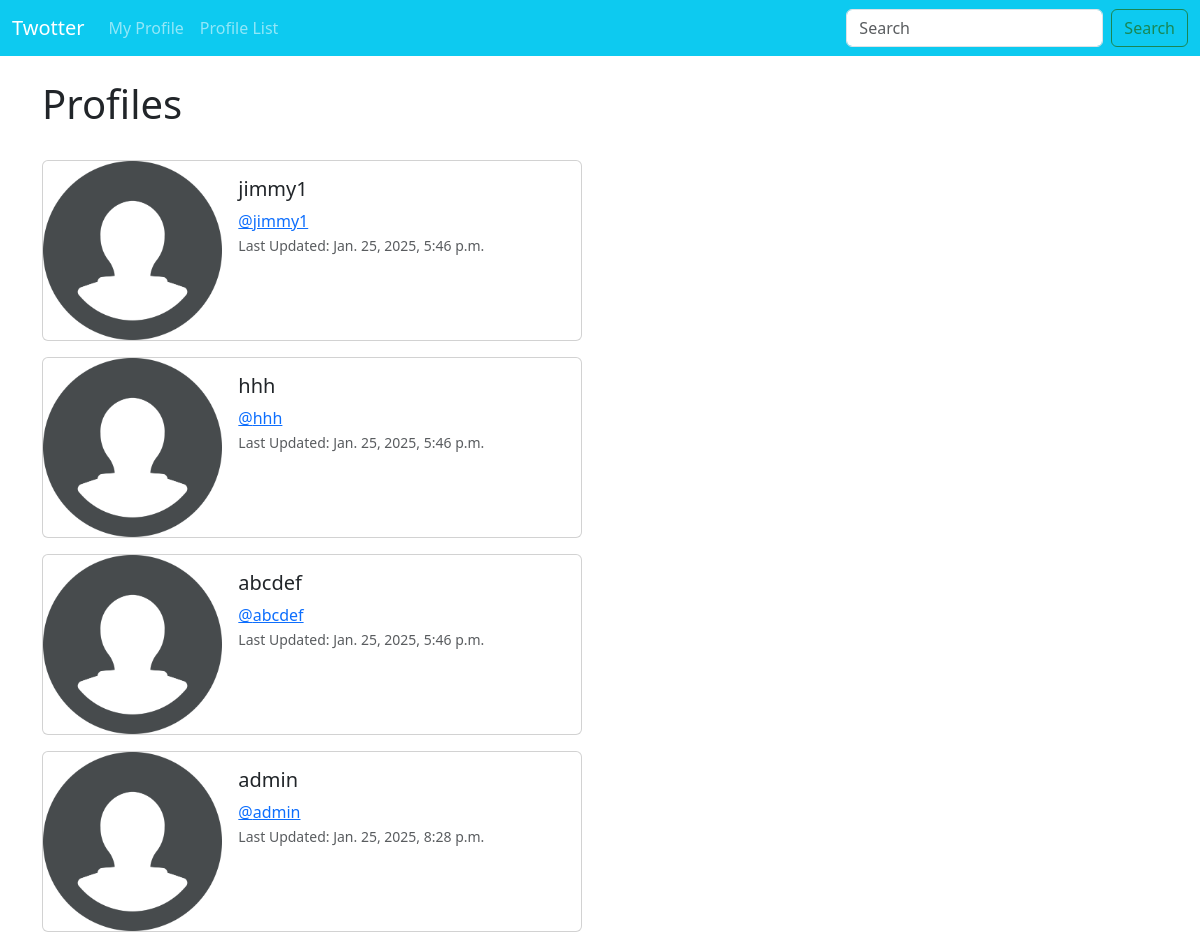
Before: /profile_list/ (signed in) with the older database file.
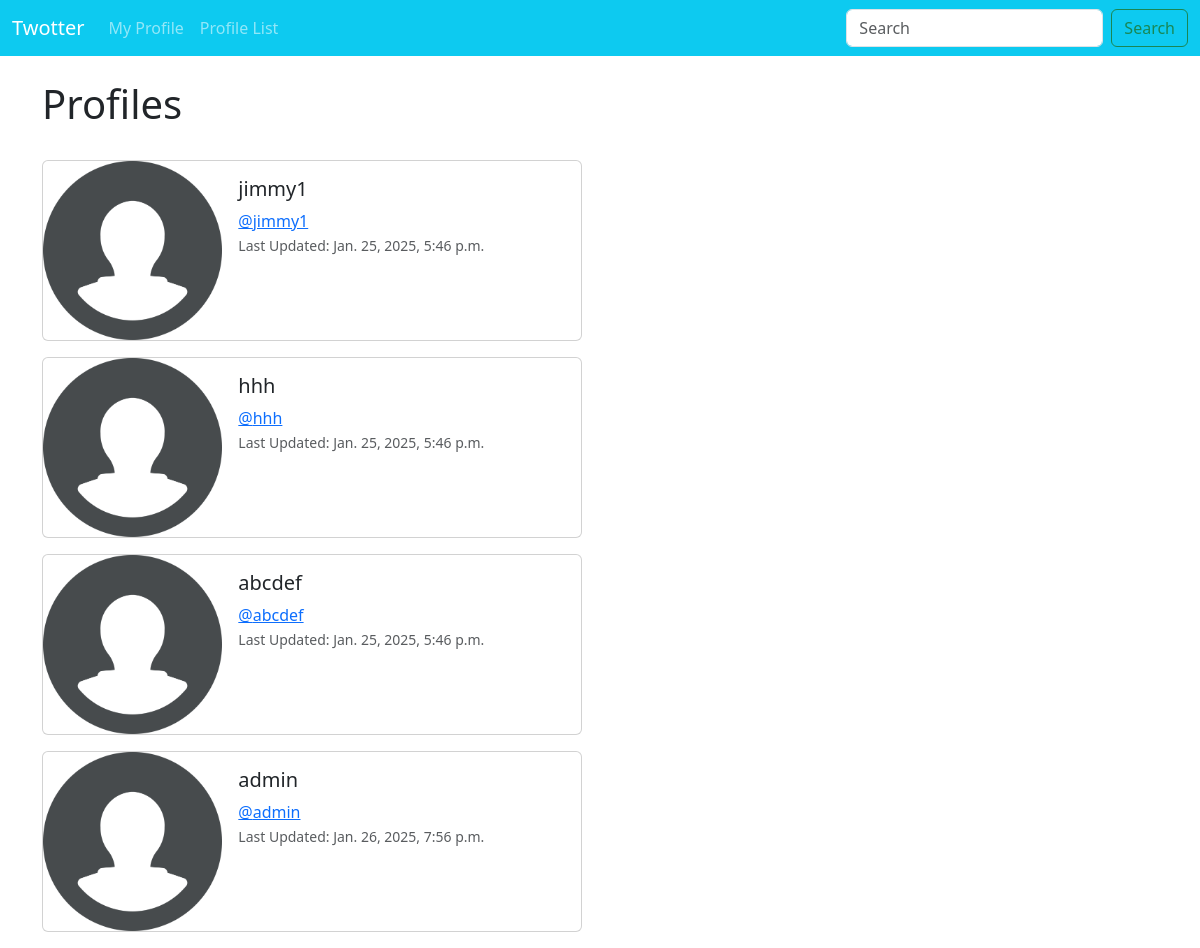
After: the same page with the newer database file.
### social/models.py (models this page shows, shortened)
class Profile(models.Model): #profile model is in every user model
    user = models.OneToOneField(User, on_delete=models.CASCADE) #each user has one unique profile
    follows = models.ManyToManyField("self", #follows contain any amount of other profiles
                                     related_name="followed_by", #so you can see every profile that follows this one
                                     symmetrical=False, #so following doesn't have to go both ways
                                     blank=True) #following can be blank
    date_modified = models.DateTimeField(User, auto_now=True) #last time a profile was modified

### social/views.py (the view)
# urls.py: path('profile_list/',views.profile_list,name="profile_list"),
def profile_list(request):
    if request.user.is_authenticated: #if user is logged in, go to the profile list page
        profiles = Profile.objects.exclude(user=request.user) #sends all profiles except user's profile to be displayed
        return render(request, 'profile_list.html',{'profiles':profiles})
    else: #if not logged in, redirect to home and send a warning message
        messages.success(request, ("You must be logged in to view this page"))
        return redirect('home')

### social/templates/profile_list.html
{% extends 'base.html' %}
{% load static %}
{% block content %}
<br>
<h1>Profiles</h1>
<br>
{% if profiles %}
    {% for profile in profiles %}
        <div class="card mb-3" style="max-width: 540px;">
  <div class="row g-0">
    <div class="col-md-4">
      <img src="{% static 'images/profile-default.png' %}" class="img-fluid rounded-start" alt="...">
    </div>
    <div class="col-md-8">
      <div class="card-body">
        <h5 class="card-title">{{ profile.user.username }}</h5>
        <a href="{% url 'profile' profile.user.id %}" class="card-text">@{{ profile.user.username|lower }}</a> <br>
        <p class="card-text"><small class="text-body-secondary">Last Updated: {{ profile.date_modified }}</small></p>
      </div>
    </div>
  </div>
</div>
    {% endfor %}
{% endif %}
{% endblock %}

Changed rows visible on the page:
changed Profile "admin": date_modified "Jan. 25, 2025, 8:28 p.m." → "Jan. 26, 2025, 7:56 p.m."
